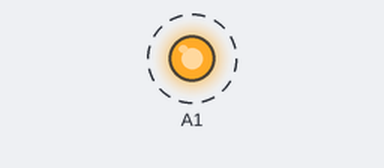
A sketch run on a simulated Arduino Uno, built with avr-gcc and run on an emulated ATmega328P. Shown: output pins drawn as LEDs (lit = HIGH). Dashed ring = blinking. What the sketch prints to the serial monitor is not drawn.

Above: at 0.5 s.
Timing chart, 0 to 4.6 s (numbered marks = the images above):
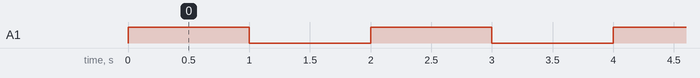

Measured:
- by itself, A1: alternates HIGH for 1.0 s and LOW for 1.0 s

The sketch:

analog_pin_test.ino
```cpp
void setup() {
  // put your setup code here, to run once:
  pinMode ( A1, OUTPUT );
  Serial.begin( 9600 );
}

void loop() {
  // put your main code here, to run repeatedly:
  digitalWrite( A1, HIGH );
  Serial.println("on");
  delay(1000);
  digitalWrite( A1, LOW) ;
  Serial.println("off");
  delay( 1000 ) ;
}
```
